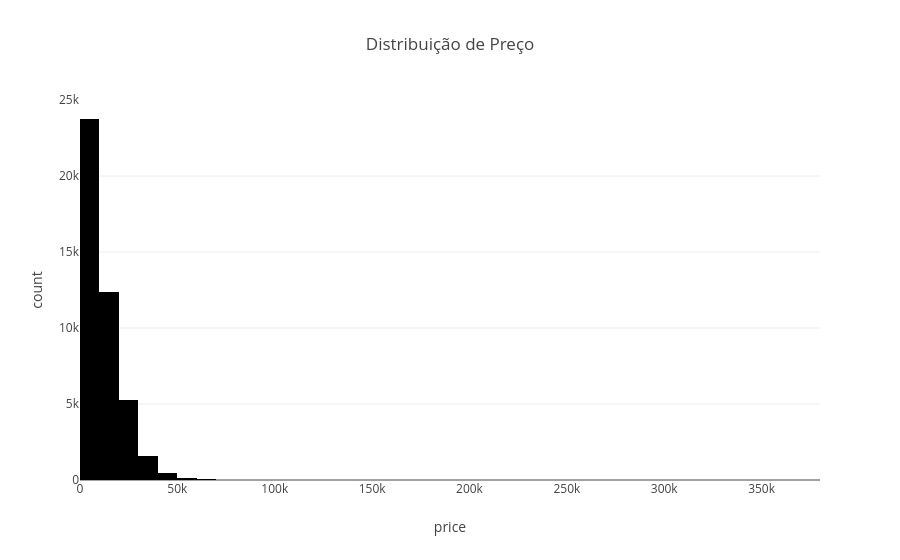

Here is the notebook cell this chart was saved with:
### Code cell
fig = px.histogram(df, x='price', nbins=50, title='Distribuição de Preço')
fig.show()

### Figure 1 — Plotly figure (JSON) as saved in the notebook; plotly's stock layout.template omitted (floating-point values rounded to 4 significant figures; data arrays with more than 128 entries replaced by an {"elided": "..."} marker saying what was removed)
{"data": [{"bingroup": "x", "hovertemplate": "price=%{x}<br>count=%{y}<extra></extra>", "legendgroup": "", "marker": {"color": "#000001", "pattern": {"shape": ""}}, "name": "", "nbinsx": 50, "orientation": "v", "showlegend": false, "type": "histogram", "x": {"elided": "43633 int values"}, "xaxis": "x", "yaxis": "y"}], "layout": {"barmode": "relative", "legend": {"tracegroupgap": 0}, "title": {"text": "Distribuição de Preço"}, "xaxis": {"anchor": "y", "domain": [0, 1], "title": {"text": "price"}}, "yaxis": {"anchor": "x", "domain": [0, 1], "title": {"text": "count"}}}}
